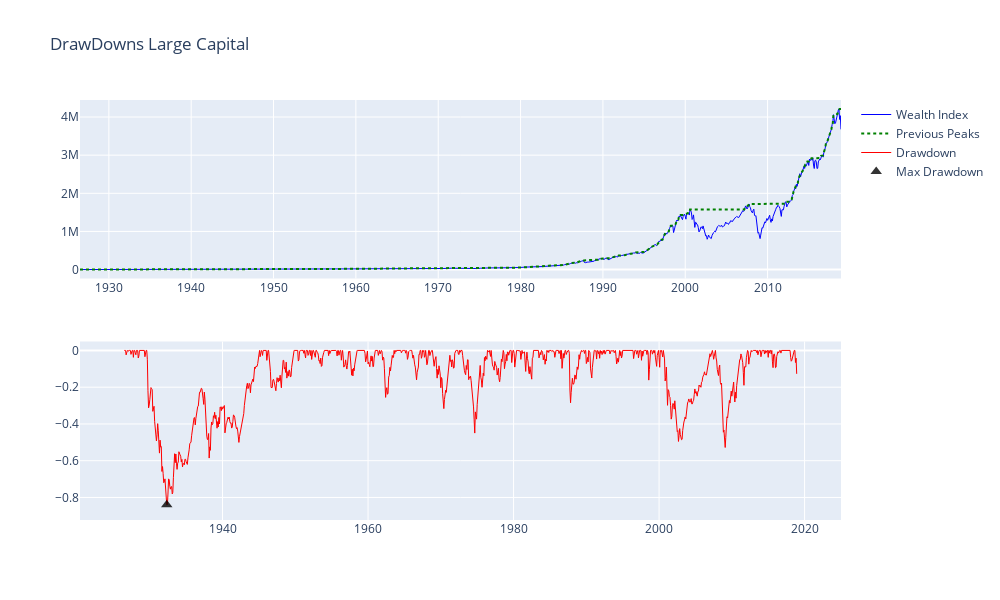

The code cell stored with this chart in its notebook:
### Code cell
erk.plot_drawdowns(df_drawdowns_lc, title='DrawDowns Large Capital')

### Figure 1 — Plotly figure (JSON) as saved in the notebook; plotly's stock layout.template omitted (floating-point values rounded to 4 significant figures; data arrays with more than 128 entries replaced by an {"elided": "..."} marker saying what was removed)
{"data": [{"hovertemplate": "%{y:.5f}", "line": {"color": "blue", "width": 1}, "mode": "lines", "name": "Wealth Index", "type": "scatter", "x": {"elided": "1110 str values"}, "xaxis": "x", "y": {"elided": "1110 float values"}, "yaxis": "y"}, {"hovertemplate": "%{y:.5f}", "line": {"color": "green", "dash": "dot", "width": 2}, "mode": "lines", "name": "Previous Peaks", "type": "scatter", "x": {"elided": "1110 str values"}, "xaxis": "x", "y": {"elided": "1110 float values"}, "yaxis": "y"}, {"hovertemplate": "%{y:.5f}", "line": {"color": "red", "width": 1}, "mode": "lines", "name": "Drawdown", "type": "scatter", "x": {"elided": "1110 str values"}, "xaxis": "x2", "y": {"elided": "1110 float values"}, "yaxis": "y2"}, {"hovertemplate": "%{y:.5f}", "marker": {"color": "black", "opacity": 0.8, "size": 10, "symbol": "triangle-up"}, "mode": "markers", "name": "Max Drawdown", "type": "scatter", "x": {"elided": "1110 str values"}, "xaxis": "x2", "y": {"elided": "1110 float values"}, "yaxis": "y2"}], "layout": {"height": 600, "hoverdistance": 200, "hovermode": "x unified", "spikedistance": 200, "title": {"text": "DrawDowns Large Capital"}, "transition": {"duration": 500}, "width": 1000, "xaxis": {"anchor": "y", "domain": [0, 1], "showspikes": true, "spikecolor": "#999999", "spikemode": "across", "spikethickness": 2}, "xaxis2": {"anchor": "y2", "domain": [0, 1], "showspikes": true, "spikecolor": "#999999", "spikemode": "across", "spikethickness": 2}, "yaxis": {"anchor": "x", "domain": [0.575, 1], "tickprefix": ""}, "yaxis2": {"anchor": "x2", "domain": [0, 0.425], "tickprefix": ""}}}
